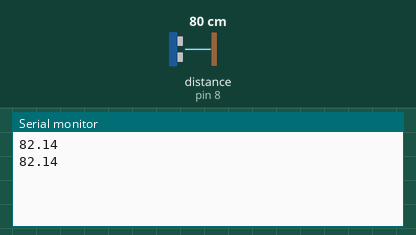
Bench run of a sketch on a simulated Arduino Uno, built with avr-gcc and run on an emulated ATmega328P. Shown: the last lines printed to the serial monitor. Wiring (inferred from the names in the program): ultrasonic range finder: trigger pin 7; echo pin 8. The inputs (shaded band) are chosen by the test bench; at power-on: distance to the obstacle (sensor on pin 8) 80 cm. The echo pulse lasts 58.3 µs per cm.

Above: at 1.8 s.
1.9 s: distance to the obstacle (sensor on pin 8) set to 2 cm
At 2.8 s:
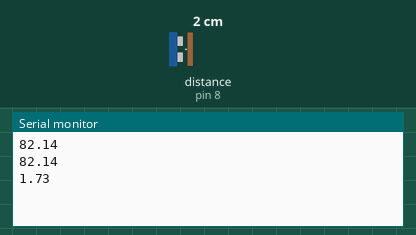
3.4 s: distance to the obstacle (sensor on pin 8) set to 4 cm
At 4.4 s:
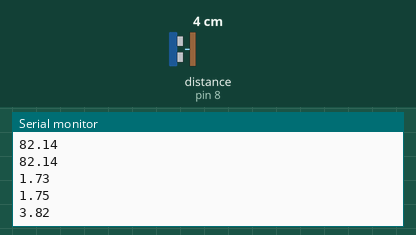
Timing chart, 0 to 6.4 s (numbered marks = the images above; inputs shaded):
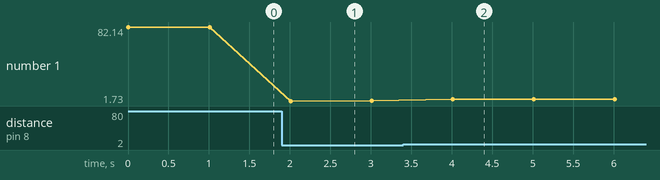

Measured:
- after the input at 1.9 s, the serial monitor: prints a new line after 0.11 s (image 1)
- after the input at 3.4 s, the serial monitor: prints a new line after 0.61 s (image 2)
- plotted number 1: 82.14 → 1.75 after the input at 1.9 s, 1.75 → 3.82 after the input at 3.4 s

The sketch:

Ultrsonic_telemeter.ino
```cpp
//Trigger corresponds to the generation of the measurement pulse, and Echo to the measurement of this pulse, in ms.
//A series is started with Serial.begin() and the trig output is a series with Serial.begin() and
//initialize the trig output to low level (LOW) with the digitalWrite().

#define trig 7
#define echo 8

float d, tmps;

void setup() {
  pinMode(trig, OUTPUT);
  pinMode(echo, INPUT);
  Serial.begin(9600);
  digitalWrite(trig, LOW);
}

void loop() {
  digitalWrite(trig, HIGH);
  delayMicroseconds(10);
  digitalWrite(trig, LOW);
  tmps = pulseIn(echo, HIGH);
  tmps = tmps/2;
  d = 35360*tmps/1e6;
  Serial.println(d); //in cm
  Serial.println("");
  delay(1000);
}
//In our main program, we launch an ultra-sound by setting our Trigger to HIGH, then a delay of 10 ms before setting it back to LOW.
//We define a tmps corresponding to the return of the ultrasound with pulseIn() and Echo as parameters, at high level.
//The pulseIn() function will measure a round trip, so we must divide our tmps variable by two to obtain the time of a round trip.
//Finally, we calculate the distance d as the speed of sound multiplied by the time, all over 16 in order to obtain cm.
```
